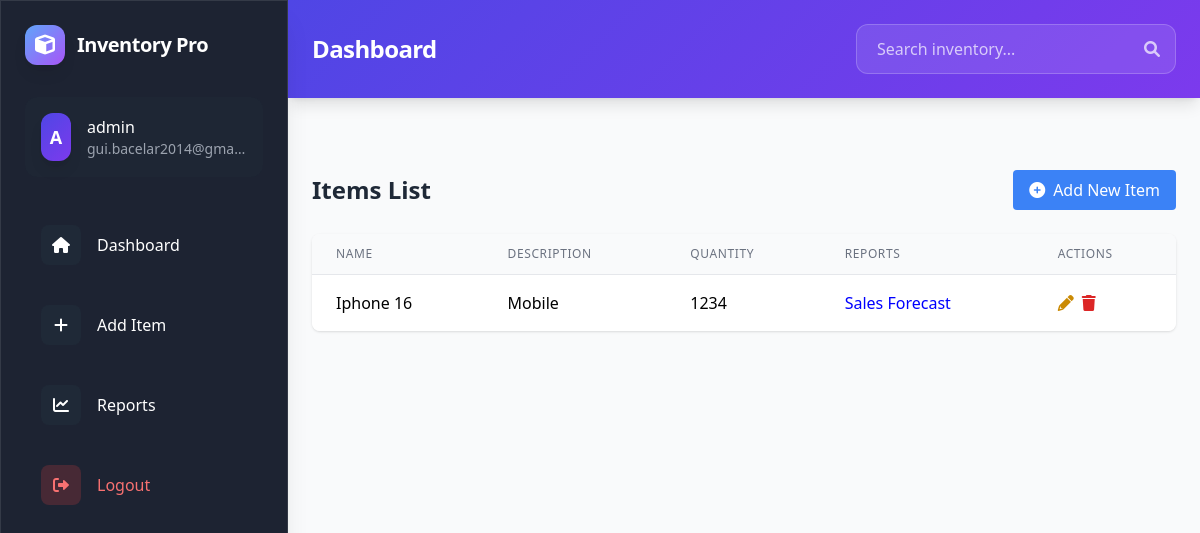
Page / (signed in) on the earlier database version.
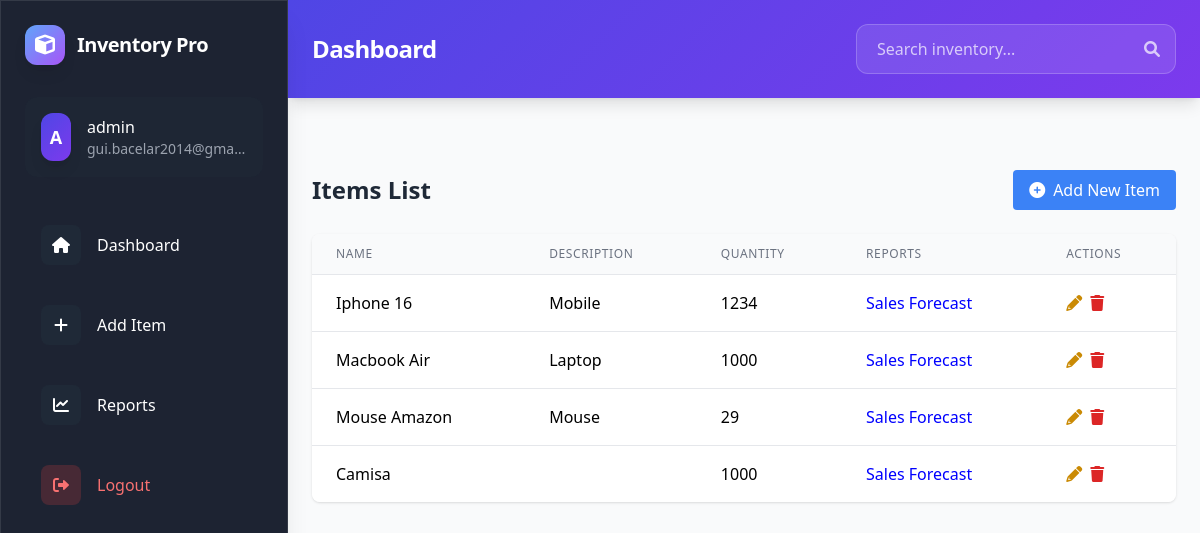
Same page on the later database version.
### app/models/item.py (models this page shows)
class Item(db.Model):
    id = db.Column(db.Integer, primary_key=True)
    name = db.Column(db.String(100), nullable=False)
    description = db.Column(db.Text, nullable=True)
    quantity = db.Column(db.Integer, default=0)
    user_id = db.Column(db.Integer, db.ForeignKey('user.id'), nullable=False)

### app/controllers/inventory_controller.py (the view)
@inventory.route('/')
@login_required
def index():
    items = Item.query.filter_by(user_id=current_user.id).all()
    return render_template('index.html', items=items)

### app/__init__.py (called while the page is built)
def create_app():
    app = Flask(__name__)
    app.config.from_object(Config)
    db.init_app(app)
    login_manager.init_app(app)
    from app.models.user import User
    from app.views.auth import auth as auth_blueprint
    from app.controllers.inventory_controller import inventory as inventory_blueprint
    from app.controllers.reports_controller import reports as reports_blueprint
    app.register_blueprint(auth_blueprint)
    app.register_blueprint(inventory_blueprint)
    app.register_blueprint(reports_blueprint)
    @login_manager.user_loader
    def load_user(user_id):
        return User.query.get(int(user_id))
    return app

### app/templates/index.html
{% extends "base.html" %}
{% block content %}
<div class="flex justify-between items-center mb-6">
    <h2 class="text-2xl font-bold text-gray-800">Items List</h2>
    <a href="{{ url_for('inventory.add') }}" class="bg-blue-500 hover:bg-blue-600 text-white px-4 py-2 rounded flex items-center gap-2">
        <i class="fas fa-plus-circle"></i>
        Add New Item
    </a>
</div>
<div class="bg-white rounded-lg shadow overflow-hidden">
    <table class="min-w-full divide-y divide-gray-200">
        <thead class="bg-gray-50">
            <tr>
                <th class="px-6 py-3 text-left text-xs font-medium text-gray-500 uppercase tracking-wider">Name</th>
                <th class="px-6 py-3 text-left text-xs font-medium text-gray-500 uppercase tracking-wider">Description</th>
                <th class="px-6 py-3 text-left text-xs font-medium text-gray-500 uppercase tracking-wider">Quantity</th>
                <th class="px-6 py-3 text-left text-xs font-medium text-gray-500 uppercase tracking-wider">Reports</th>
                <th class="px-6 py-3 text-left text-xs font-medium text-gray-500 uppercase tracking-wider">Actions</th>
            </tr>
        </thead>
        <tbody class="bg-white divide-y divide-gray-200">
            {% for item in items %}
            <tr class="hover:bg-gray-50">
                <td class="px-6 py-4 whitespace-nowrap">{{ item.name }}</td>
                <td class="px-6 py-4">{{ item.description }}</td>
                <td class="px-6 py-4 whitespace-nowrap">{{ item.quantity }}</td>
                <td class="px-6 py-4 whitespace-nowrap">
                    <a style="color: blue;" href="{{ url_for('inventory.sales_forecast', item_id=item.id) }}">Sales Forecast
                    </a>
                </td>
                <td class="px-6 py-4 whitespace-nowrap">
                    <div class="flex gap-2">
                        <a href="{{ url_for('inventory.edit', id=item.id) }}" class="text-yellow-600 hover:text-yellow-700">
                            <i class="fas fa-pencil"></i>
                        </a>
                        <a href="{{ url_for('inventory.delete', id=item.id) }}" class="text-red-600 hover:text-red-700" onclick="return confirm('Are you sure you want to delete this item?')">
                            <i class="fas fa-trash"></i>
                        </a>
                    </div>
                </td>
            </tr>
            {% endfor %}
        </tbody>
    </table>
</div>
{% endblock %}

Differences in the rows shown:
added Item: name "Macbook Air", description "Laptop", quantity "1000"
added Item: name "Mouse Amazon", description "Mouse", quantity "29"
added Item: name "Camisa", quantity "1000"
